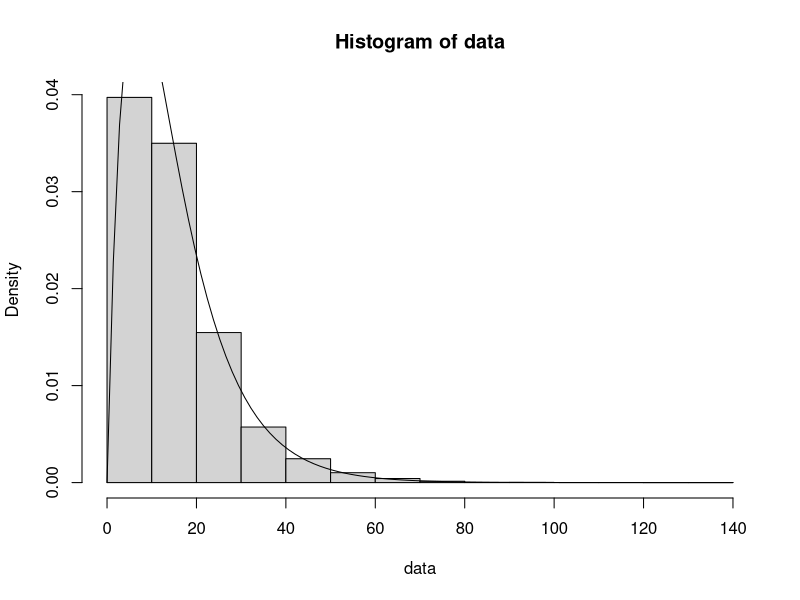

R code for this plot:
## ---- chunk 1
# 1a

# cdf(t) = 0.2e^-0.1t - 0.2e^-0.2t
density <- function(t) { 0.2 * exp(-0.1 * t) - 0.2 * exp(-0.2 * t) }

p_lt_15 = 1 - integrate(density, lower=0, upper=15)$value

# 1bi, 1bii
data = replicate(10000, max(-10 * log(runif(2))))

# 1biii
hist(data, probability=T)
curve(density, add=T)

# 1biv
mean(data)
15 - mean(data)

# 1bv
p_lt_15_est = sum(data >= 15) / length(data)

p_lt_15 - p_lt_15_est 


# 1bvi
for (i in 1:4) {
	data = replicate(10000, max(-10 * log(runif(2))))
	print(mean(data)) 
	print(sum(data >= 15) / length(data))
}

means_1000 = c()
means_100000 = c()

p_15_1000 = c()
p_15_100000 = c()

# 1c
for (i in 1:5) {
	data = replicate(1000, max(-10 * log(runif(2))))
	means_1000[i] = mean(data)
	p_15_1000[i] = sum(data >= 15) / length(data)

	data = replicate(100000, max(-10 * log(runif(2))))
	means_100000[i] = mean(data)
	p_15_100000[i] = sum(data >= 15) / length(data)
}

tab = cbind(means_1000, p_15_1000, means_100000, p_15_100000)
print(tab)

# 2

# p = pi (1 ^ 2) / 4
# 4 * p = pi

count = 0

for (i in 1:10000) {
	count = count + 1 * (sum(runif(2) ^ 2) <= 1)
}

4 * (count / 10000)
